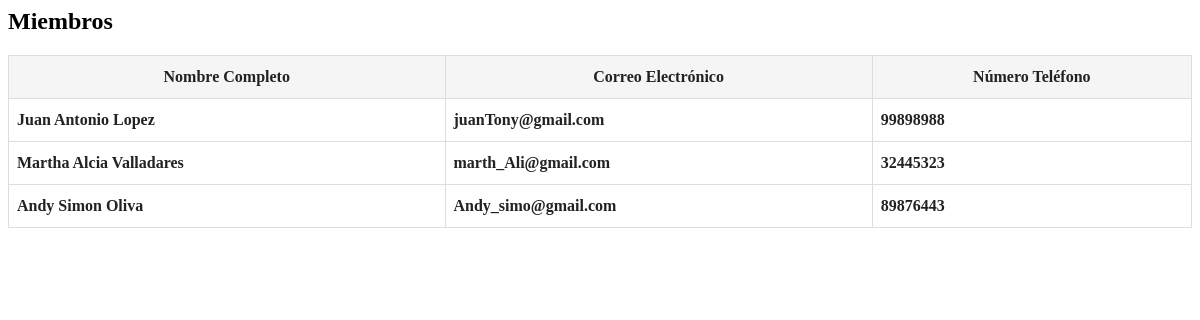
/pages/miembros.php, run on the app's committed database.
### tables this page shows
CREATE TABLE Miembros(
IDMiembro INT auto_increment PRIMARY KEY,
NombreCompleto VARCHAR(255) NOT NULL,
CorreoElectronico  VARCHAR(255) unique not null,
NumeroTelefono VARCHAR(20),
FechaRegistro timestamp default current_timestamp,
Rol VARCHAR(20) DEFAULT 'usuario'
);

### src/includes/conexion.php (called while the page is built, shortened)
<?php
$host = 'switchback.proxy.rlwy.net';
$port = 16032;
$db   = 'fitness360';
$user = 'root';
$pass = 'JWjKAeEeGIkWRYzAdOmEhPqkFnUoKsKn';
$mysqli = new mysqli($host, $user, $pass, $db, $port);
function obtenerMiembros() {
    global $mysqli;
    $result = $mysqli->query("SELECT * FROM Miembros");
    $miembros = [];
    while ($row = $result->fetch_assoc()) {
        $miembros[] = $row;
    }
    return $miembros;
}
?>

### src/pages/miembros.php (the view, shortened to what this page needs)
<?php
require_once __DIR__ . '/../includes/conexion.php';
?>
<h2>Miembros</h2>
<table class="miembros-table">
    <thead>
        <tr>
            <th>Nombre Completo</th>
            <th>Correo Electrónico</th>
            <th>Número Teléfono</th>
        </tr>
    </thead>
    <tbody>
        <?php
        $data = obtenerMiembros();
        foreach ($data as $row) {
            echo "<tr>
                    <td>{$row['NombreCompleto']}</td>
                    <td>{$row['CorreoElectronico']}</td>
                    <td>{$row['NumeroTelefono']}</td>
                  </tr>";
        }
        ?>
    </tbody>
</table>

### src/pages/miembros.php (style rules this page uses)
.miembros-table { width: 100%; border-collapse: collapse; background: #fff; }
.miembros-table th, .miembros-table td { border: 1px solid #ddd; padding: 12px 8px; font-weight: bold; color: #222; background: #fff; }
.miembros-table th { background: #f5f5f5; color: #222; }

### data on the page
miembros: NombreCompleto "Juan Antonio Lopez", CorreoElectronico "juanTony@gmail.com", NumeroTelefono "99898988"
miembros: NombreCompleto "Martha Alcia Valladares", CorreoElectronico "marth_Ali@gmail.com", NumeroTelefono "32445323"
miembros: NombreCompleto "Andy Simon Oliva", CorreoElectronico "Andy_simo@gmail.com", NumeroTelefono "89876443"
